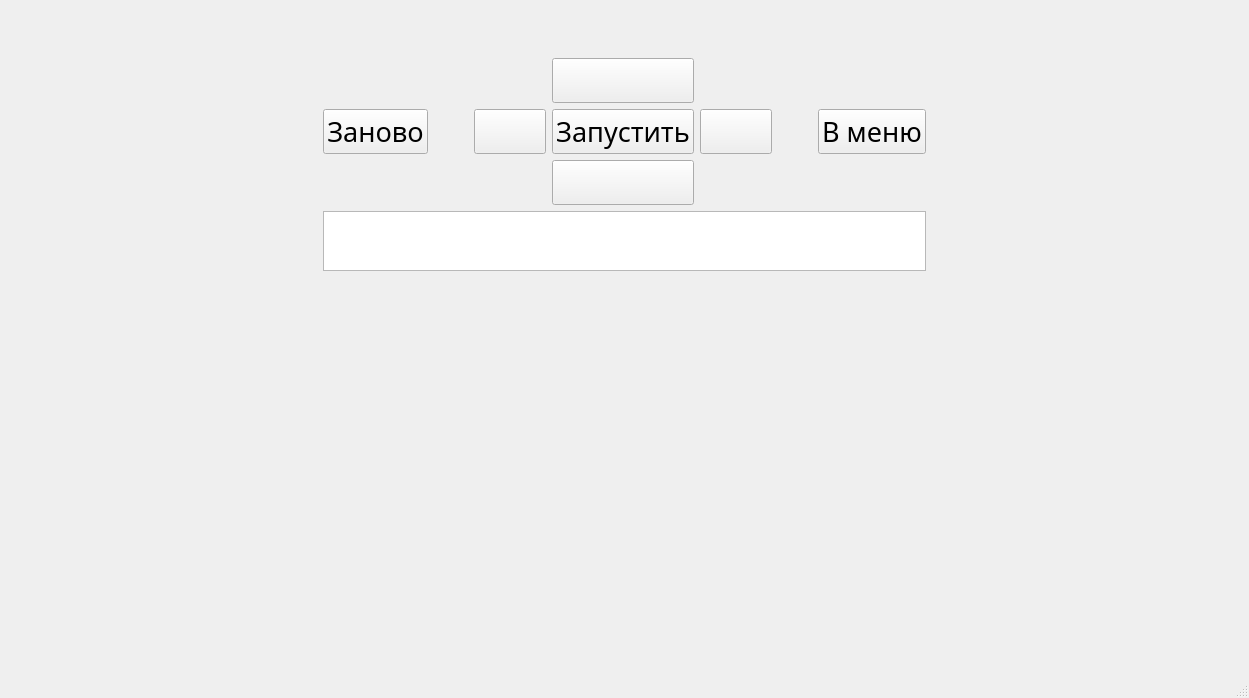
<?xml version="1.0" encoding="UTF-8"?>
<ui version="4.0">
 <class>MainWindow</class>
 <widget class="QMainWindow" name="MainWindow">
  <property name="geometry">
   <rect>
    <x>0</x>
    <y>0</y>
    <width>1249</width>
    <height>698</height>
   </rect>
  </property>
  <property name="sizePolicy">
   <sizepolicy hsizetype="Maximum" vsizetype="Maximum">
    <horstretch>0</horstretch>
    <verstretch>0</verstretch>
   </sizepolicy>
  </property>
  <property name="font">
   <font>
    <family>Century Gothic</family>
    <pointsize>20</pointsize>
    <weight>50</weight>
    <bold>false</bold>
   </font>
  </property>
  <property name="windowTitle">
   <string>BEE BOT</string>
  </property>
  <widget class="QWidget" name="centralwidget">
   <layout class="QVBoxLayout" name="verticalLayout">
    <item>
     <widget class="QStackedWidget" name="stackedWidget">
      <property name="currentIndex">
       <number>0</number>
      </property>
      <widget class="QWidget" name="page">
       <layout class="QGridLayout" name="gridLayout_4">
        <property name="sizeConstraint">
         <enum>QLayout::SetDefaultConstraint</enum>
        </property>
        <item row="0" column="0">
         <layout class="QGridLayout" name="gameLayout">
          <item row="2" column="2">
           <layout class="QGridLayout" name="controlsLayout">
            <property name="topMargin">
             <number>0</number>
            </property>
            <item row="2" column="3">
             <widget class="QPushButton" name="backwardButton">
              <property name="text">
               <string/>
              </property>
              <property name="iconSize">
               <size>
                <width>50</width>
                <height>50</height>
               </size>
              </property>
             </widget>
            </item>
            <item row="1" column="0">
             <widget class="QPushButton" name="clearButton">
              <property name="sizePolicy">
               <sizepolicy hsizetype="Minimum" vsizetype="Minimum">
                <horstretch>0</horstretch>
                <verstretch>0</verstretch>
               </sizepolicy>
              </property>
              <property name="text">
               <string>Заново</string>
              </property>
             </widget>
            </item>
            <item row="1" column="1">
             <spacer name="horizontalSpacer_5">
              <property name="orientation">
               <enum>Qt::Horizontal</enum>
              </property>
              <property name="sizeHint" stdset="0">
               <size>
                <width>40</width>
                <height>20</height>
               </size>
              </property>
             </spacer>
            </item>
            <item row="1" column="3">
             <widget class="QPushButton" name="runButton">
              <property name="sizePolicy">
               <sizepolicy hsizetype="Fixed" vsizetype="Minimum">
                <horstretch>0</horstretch>
                <verstretch>0</verstretch>
               </sizepolicy>
              </property>
              <property name="text">
               <string>Запустить</string>
              </property>
             </widget>
            </item>
            <item row="1" column="2">
             <widget class="QPushButton" name="turnLeftButton">
              <property name="sizePolicy">
               <sizepolicy hsizetype="Fixed" vsizetype="Fixed">
                <horstretch>0</horstretch>
                <verstretch>0</verstretch>
               </sizepolicy>
              </property>
              <property name="text">
               <string/>
              </property>
              <property name="iconSize">
               <size>
                <width>50</width>
                <height>50</height>
               </size>
              </property>
             </widget>
            </item>
            <item row="1" column="5">
             <spacer name="horizontalSpacer_6">
              <property name="orientation">
               <enum>Qt::Horizontal</enum>
              </property>
              <property name="sizeHint" stdset="0">
               <size>
                <width>40</width>
                <height>20</height>
               </size>
              </property>
             </spacer>
            </item>
            <item row="0" column="3">
             <widget class="QPushButton" name="forwardButton">
              <property name="text">
               <string/>
              </property>
             </widget>
            </item>
            <item row="1" column="4">
             <widget class="QPushButton" name="turnRightButton">
              <property name="sizePolicy">
               <sizepolicy hsizetype="Fixed" vsizetype="Fixed">
                <horstretch>0</horstretch>
                <verstretch>0</verstretch>
               </sizepolicy>
              </property>
              <property name="text">
               <string/>
              </property>
              <property name="iconSize">
               <size>
                <width>50</width>
                <height>50</height>
               </size>
              </property>
             </widget>
            </item>
            <item row="1" column="6">
             <widget class="QPushButton" name="menuButton">
              <property name="sizePolicy">
               <sizepolicy hsizetype="Fixed" vsizetype="Minimum">
                <horstretch>0</horstretch>
                <verstretch>0</verstretch>
               </sizepolicy>
              </property>
              <property name="text">
               <string>В меню</string>
              </property>
             </widget>
            </item>
           </layout>
          </item>
          <item row="5" column="2">
           <spacer name="verticalSpacer_2">
            <property name="orientation">
             <enum>Qt::Vertical</enum>
            </property>
            <property name="sizeHint" stdset="0">
             <size>
              <width>20</width>
              <height>40</height>
             </size>
            </property>
           </spacer>
          </item>
          <item row="0" column="3">
           <spacer name="horizontalSpacer">
            <property name="orientation">
             <enum>Qt::Horizontal</enum>
            </property>
            <property name="sizeHint" stdset="0">
             <size>
              <width>40</width>
              <height>20</height>
             </size>
            </property>
           </spacer>
          </item>
          <item row="0" column="2">
           <layout class="QHBoxLayout" name="horizontalLayout_2">
            <item>
             <layout class="QGridLayout" name="graphViewLayout">
              <item row="1" column="0">
               <spacer name="horizontalSpacer_7">
                <property name="orientation">
                 <enum>Qt::Horizontal</enum>
                </property>
                <property name="sizeHint" stdset="0">
                 <size>
                  <width>40</width>
                  <height>20</height>
                 </size>
                </property>
               </spacer>
              </item>
              <item row="1" column="2">
               <spacer name="horizontalSpacer_8">
                <property name="orientation">
                 <enum>Qt::Horizontal</enum>
                </property>
                <property name="sizeHint" stdset="0">
                 <size>
                  <width>40</width>
                  <height>20</height>
                 </size>
                </property>
               </spacer>
              </item>
              <item row="0" column="1">
               <spacer name="horizontalSpacer_9">
                <property name="orientation">
                 <enum>Qt::Horizontal</enum>
                </property>
                <property name="sizeHint" stdset="0">
                 <size>
                  <width>40</width>
                  <height>20</height>
                 </size>
                </property>
               </spacer>
              </item>
             </layout>
            </item>
           </layout>
          </item>
          <item row="0" column="0">
           <spacer name="horizontalSpacer_2">
            <property name="orientation">
             <enum>Qt::Horizontal</enum>
            </property>
            <property name="sizeHint" stdset="0">
             <size>
              <width>40</width>
              <height>20</height>
             </size>
            </property>
           </spacer>
          </item>
          <item row="3" column="2">
           <widget class="QGraphicsView" name="graphicsView">
            <property name="sizePolicy">
             <sizepolicy hsizetype="Expanding" vsizetype="Fixed">
              <horstretch>0</horstretch>
              <verstretch>0</verstretch>
             </sizepolicy>
            </property>
            <property name="maximumSize">
             <size>
              <width>16777215</width>
              <height>60</height>
             </size>
            </property>
           </widget>
          </item>
         </layout>
        </item>
       </layout>
      </widget>
      <widget class="QWidget" name="page_2">
       <property name="font">
        <font>
         <family>Century Gothic</family>
         <pointsize>25</pointsize>
         <weight>50</weight>
         <bold>false</bold>
        </font>
       </property>
       <property name="styleSheet">
        <string notr="true"/>
       </property>
       <layout class="QGridLayout" name="gridLayout_2">
        <item row="0" column="0">
         <layout class="QGridLayout" name="gridLayout">
          <property name="sizeConstraint">
           <enum>QLayout::SetMinimumSize</enum>
          </property>
          <property name="spacing">
           <number>0</number>
          </property>
          <item row="3" column="0">
           <spacer name="horizontalSpacer_3">
            <property name="orientation">
             <enum>Qt::Horizontal</enum>
            </property>
            <property name="sizeHint" stdset="0">
             <size>
              <width>40</width>
              <height>20</height>
             </size>
            </property>
           </spacer>
          </item>
          <item row="3" column="2">
           <spacer name="horizontalSpacer_4">
            <property name="orientation">
             <enum>Qt::Horizontal</enum>
            </property>
            <property name="sizeHint" stdset="0">
             <size>
              <width>40</width>
              <height>20</height>
             </size>
            </property>
           </spacer>
          </item>
          <item row="1" column="1">
           <widget class="QLabel" name="label">
            <property name="text">
             <string>Выберите уровень</string>
            </property>
            <property name="margin">
             <number>13</number>
            </property>
           </widget>
          </item>
          <item row="3" column="1">
           <layout class="QGridLayout" name="levelsLayout" columnstretch="0">
            <property name="sizeConstraint">
             <enum>QLayout::SetMaximumSize</enum>
            </property>
            <property name="spacing">
             <number>30</number>
            </property>
           </layout>
          </item>
          <item row="4" column="1">
           <spacer name="verticalSpacer_4">
            <property name="orientation">
             <enum>Qt::Vertical</enum>
            </property>
            <property name="sizeHint" stdset="0">
             <size>
              <width>20</width>
              <height>40</height>
             </size>
            </property>
           </spacer>
          </item>
          <item row="0" column="1">
           <spacer name="verticalSpacer_5">
            <property name="orientation">
             <enum>Qt::Vertical</enum>
            </property>
            <property name="sizeHint" stdset="0">
             <size>
              <width>20</width>
              <height>40</height>
             </size>
            </property>
           </spacer>
          </item>
         </layout>
        </item>
       </layout>
      </widget>
     </widget>
    </item>
   </layout>
  </widget>
  <widget class="QMenuBar" name="menubar">
   <property name="geometry">
    <rect>
     <x>0</x>
     <y>0</y>
     <width>1249</width>
     <height>46</height>
    </rect>
   </property>
  </widget>
  <widget class="QStatusBar" name="statusbar"/>
 </widget>
 <resources/>
 <connections/>
</ui>
